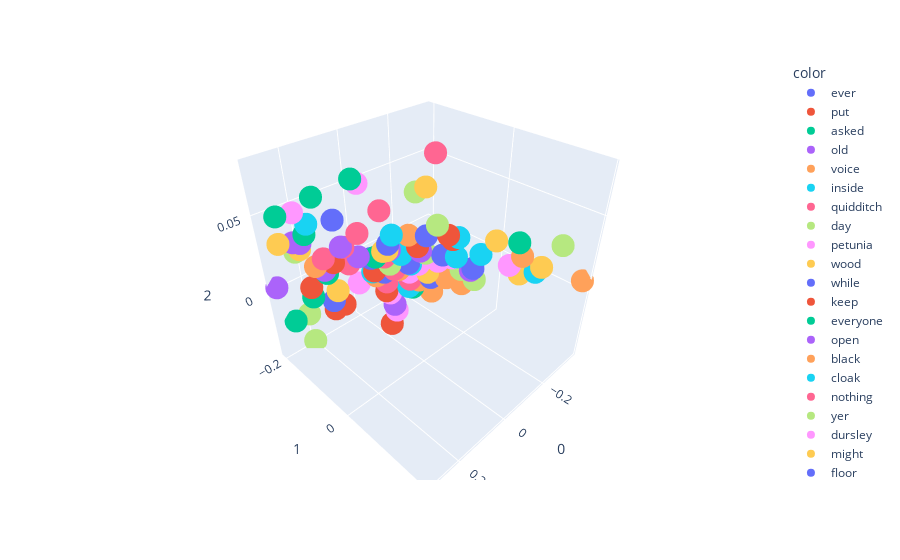

The code cell stored with this chart in its notebook:
### Code cell
# Plotting it in 3D
import plotly.express as px
fig = px.scatter_3d(X[200:300],x=0,y=1,z=2, color=y[200:300])
fig.show()

### Figure 1 — Plotly figure (JSON) as saved in the notebook; plotly's stock layout.template omitted (floating-point values rounded to 4 significant figures)
{"data": [{"hovertemplate": "color=ever<br>0=%{x}<br>1=%{y}<br>2=%{z}<extra></extra>", "legendgroup": "ever", "marker": {"color": "#636efa", "symbol": "circle"}, "mode": "markers", "name": "ever", "scene": "scene", "showlegend": true, "type": "scatter3d", "x": [0.1185], "y": [-0.1595], "z": [0.0396]}, {"hovertemplate": "color=put<br>0=%{x}<br>1=%{y}<br>2=%{z}<extra></extra>", "legendgroup": "put", "marker": {"color": "#EF553B", "symbol": "circle"}, "mode": "markers", "name": "put", "scene": "scene", "showlegend": true, "type": "scatter3d", "x": [-0.1465], "y": [-0.02289], "z": [0.02708]}, {"hovertemplate": "color=asked<br>0=%{x}<br>1=%{y}<br>2=%{z}<extra></extra>", "legendgroup": "asked", "marker": {"color": "#00cc96", "symbol": "circle"}, "mode": "markers", "name": "asked", "scene": "scene", "showlegend": true, "type": "scatter3d", "x": [0.1663], "y": [-0.1726], "z": [0.05538]}, {"hovertemplate": "color=old<br>0=%{x}<br>1=%{y}<br>2=%{z}<extra></extra>", "legendgroup": "old", "marker": {"color": "#ab63fa", "symbol": "circle"}, "mode": "markers", "name": "old", "scene": "scene", "showlegend": true, "type": "scatter3d", "x": [-0.02964], "y": [-0.1025], "z": [-0.02574]}, {"hovertemplate": "color=voice<br>0=%{x}<br>1=%{y}<br>2=%{z}<extra></extra>", "legendgroup": "voice", "marker": {"color": "#FFA15A", "symbol": "circle"}, "mode": "markers", "name": "voice", "scene": "scene", "showlegend": true, "type": "scatter3d", "x": [-0.06407], "y": [-0.07908], "z": [0.02618]}, {"hovertemplate": "color=inside<br>0=%{x}<br>1=%{y}<br>2=%{z}<extra></extra>", "legendgroup": "inside", "marker": {"color": "#19d3f3", "symbol": "circle"}, "mode": "markers", "name": "inside", "scene": "scene", "showlegend": true, "type": "scatter3d", "x": [-0.1673], "y": [-0.01251], "z": [0.01184]}, {"hovertemplate": "color=quidditch<br>0=%{x}<br>1=%{y}<br>2=%{z}<extra></extra>", "legendgroup": "quidditch", "marker": {"color": "#FF6692", "symbol": "circle"}, "mode": "markers", "name": "quidditch", "scene": "scene", "showlegend": true, "type": "scatter3d", "x": [-0.01067], "y": [-0.1106], "z": [-0.007397]}, {"hovertemplate": "color=day<br>0=%{x}<br>1=%{y}<br>2=%{z}<extra></extra>", "legendgroup": "day", "marker": {"color": "#B6E880", "symbol": "circle"}, "mode": "markers", "name": "day", "scene": "scene", "showlegend": true, "type": "scatter3d", "x": [-0.1028], "y": [-0.05687], "z": [0.01365]}, {"hovertemplate": "color=petunia<br>0=%{x}<br>1=%{y}<br>2=%{z}<extra></extra>", "legendgroup": "petunia", "marker": {"color": "#FF97FF", "symbol": "circle"}, "mode": "markers", "name": "petunia", "scene": "scene", "showlegend": true, "type": "scatter3d", "x": [-0.1274], "y": [-0.0381], "z": [0.008506]}, {"hovertemplate": "color=wood<br>0=%{x}<br>1=%{y}<br>2=%{z}<extra></extra>", "legendgroup": "wood", "marker": {"color": "#FECB52", "symbol": "circle"}, "mode": "markers", "name": "wood", "scene": "scene", "showlegend": true, "type": "scatter3d", "x": [-0.003715], "y": [-0.1129], "z": [0.01526]}, {"hovertemplate": "color=while<br>0=%{x}<br>1=%{y}<br>2=%{z}<extra></extra>", "legendgroup": "while", "marker": {"color": "#636efa", "symbol": "circle"}, "mode": "markers", "name": "while", "scene": "scene", "showlegend": true, "type": "scatter3d", "x": [-0.06435], "y": [-0.08067], "z": [0.006318]}, {"hovertemplate": "color=keep<br>0=%{x}<br>1=%{y}<br>2=%{z}<extra></extra>", "legendgroup": "keep", "marker": {"color": "#EF553B", "symbol": "circle"}, "mode": "markers", "name": "keep", "scene": "scene", "showlegend": true, "type": "scatter3d", "x": [0.1278], "y": [-0.1641], "z": [0.01126]}, {"hovertemplate": "color=everyone<br>0=%{x}<br>1=%{y}<br>2=%{z}<extra></extra>", "legendgroup": "everyone", "marker": {"color": "#00cc96", "symbol": "circle"}, "mode": "markers", "name": "everyone", "scene": "scene", "showlegend": true, "type": "scatter3d", "x": [0.01534], "y": [-0.1221], "z": [0.01149]}, {"hovertemplate": "color=open<br>0=%{x}<br>1=%{y}<br>2=%{z}<extra></extra>", "legendgroup": "open", "marker": {"color": "#ab63fa", "symbol": "circle"}, "mode": "markers", "name": "open", "scene": "scene", "showlegend": true, "type": "scatter3d", "x": [-0.196], "y": [0.009592], "z": [0.002972]}, {"hovertemplate": "color=black<br>0=%{x}<br>1=%{y}<br>2=%{z}<extra></extra>", "legendgroup": "black", "marker": {"color": "#FFA15A", "symbol": "circle"}, "mode": "markers", "name": "black", "scene": "scene", "showlegend": true, "type": "scatter3d", "x": [-0.1807], "y": [-0.003729], "z": [-0.007762]}, {"hovertemplate": "color=cloak<br>0=%{x}<br>1=%{y}<br>2=%{z}<extra></extra>", "legendgroup": "cloak", "marker": {"color": "#19d3f3", "symbol": "circle"}, "mode": "markers", "name": "cloak", "scene": "scene", "showlegend": true, "type": "scatter3d", "x": [-0.1678], "y": [-0.008707], "z": [0.02578]}, {"hovertemplate": "color=nothing<br>0=%{x}<br>1=%{y}<br>2=%{z}<extra></extra>", "legendgroup": "nothing", "marker": {"color": "#FF6692", "symbol": "circle"}, "mode": "markers", "name": "nothing", "scene": "scene", "showlegend": true, "type": "scatter3d", "x": [0.09691], "y": [-0.1547], "z": [0.02065]}, {"hovertemplate": "color=yer<br>0=%{x}<br>1=%{y}<br>2=%{z}<extra></extra>", "legendgroup": "yer", "marker": {"color": "#B6E880", "symbol": "circle"}, "mode": "markers", "name": "yer", "scene": "scene", "showlegend": true, "type": "scatter3d", "x": [0.2114], "y": [-0.1908], "z": [-0.04575]}, {"hovertemplate": "color=dursley<br>0=%{x}<br>1=%{y}<br>2=%{z}<extra></extra>", "legendgroup": "dursley", "marker": {"color": "#FF97FF", "symbol": "circle"}, "mode": "markers", "name": "dursley", "scene": "scene", "showlegend": true, "type": "scatter3d", "x": [-0.08764], "y": [-0.06762], "z": [0.005382]}, {"hovertemplate": "color=might<br>0=%{x}<br>1=%{y}<br>2=%{z}<extra></extra>", "legendgroup": "might", "marker": {"color": "#FECB52", "symbol": "circle"}, "mode": "markers", "name": "might", "scene": "scene", "showlegend": true, "type": "scatter3d", "x": [0.2722], "y": [-0.1977], "z": [0.03111]}, {"hovertemplate": "color=floor<br>0=%{x}<br>1=%{y}<br>2=%{z}<extra></extra>", "legendgroup": "floor", "marker": {"color": "#636efa", "symbol": "circle"}, "mode": "markers", "name": "floor", "scene": "scene", "showlegend": true, "type": "scatter3d", "x": [-0.2], "y": [0.01348], "z": [0.004607]}, {"hovertemplate": "color=find<br>0=%{x}<br>1=%{y}<br>2=%{z}<extra></extra>", "legendgroup": "find", "marker": {"color": "#EF553B", "symbol": "circle"}, "mode": "markers", "name": "find", "scene": "scene", "showlegend": true, "type": "scatter3d", "x": [0.1983], "y": [-0.185], "z": [-0.003527]}, {"hovertemplate": "color=hadn<br>0=%{x}<br>1=%{y}<br>2=%{z}<extra></extra>", "legendgroup": "hadn", "marker": {"color": "#00cc96", "symbol": "circle"}, "mode": "markers", "name": "hadn", "scene": "scene", "showlegend": true, "type": "scatter3d", "x": [0.06757], "y": [-0.1368], "z": [0.0635]}, {"hovertemplate": "color=make<br>0=%{x}<br>1=%{y}<br>2=%{z}<extra></extra>", "legendgroup": "make", "marker": {"color": "#ab63fa", "symbol": "circle"}, "mode": "markers", "name": "make", "scene": "scene", "showlegend": true, "type": "scatter3d", "x": [0.06009], "y": [-0.1401], "z": [0.01296]}, {"hovertemplate": "color=few<br>0=%{x}<br>1=%{y}<br>2=%{z}<extra></extra>", "legendgroup": "few", "marker": {"color": "#FFA15A", "symbol": "circle"}, "mode": "markers", "name": "few", "scene": "scene", "showlegend": true, "type": "scatter3d", "x": [-0.08856], "y": [-0.06712], "z": [-0.006375]}, {"hovertemplate": "color=seen<br>0=%{x}<br>1=%{y}<br>2=%{z}<extra></extra>", "legendgroup": "seen", "marker": {"color": "#19d3f3", "symbol": "circle"}, "mode": "markers", "name": "seen", "scene": "scene", "showlegend": true, "type": "scatter3d", "x": [0.1889], "y": [-0.1794], "z": [0.03975]}, {"hovertemplate": "color=nthey<br>0=%{x}<br>1=%{y}<br>2=%{z}<extra></extra>", "legendgroup": "nthey", "marker": {"color": "#FF6692", "symbol": "circle"}, "mode": "markers", "name": "nthey", "scene": "scene", "showlegend": true, "type": "scatter3d", "x": [-0.02967], "y": [-0.09952], "z": [0.00204]}, {"hovertemplate": "color=another<br>0=%{x}<br>1=%{y}<br>2=%{z}<extra></extra>", "legendgroup": "another", "marker": {"color": "#B6E880", "symbol": "circle"}, "mode": "markers", "name": "another", "scene": "scene", "showlegend": true, "type": "scatter3d", "x": [-0.01964], "y": [-0.1051], "z": [0.005838]}, {"hovertemplate": "color=years<br>0=%{x}<br>1=%{y}<br>2=%{z}<extra></extra>", "legendgroup": "years", "marker": {"color": "#FF97FF", "symbol": "circle"}, "mode": "markers", "name": "years", "scene": "scene", "showlegend": true, "type": "scatter3d", "x": [0.06203], "y": [-0.1431], "z": [-0.006473]}, {"hovertemplate": "color=things<br>0=%{x}<br>1=%{y}<br>2=%{z}<extra></extra>", "legendgroup": "things", "marker": {"color": "#FECB52", "symbol": "circle"}, "mode": "markers", "name": "things", "scene": "scene", "showlegend": true, "type": "scatter3d", "x": [0.1233], "y": [-0.1653], "z": [-0.01003]}, {"hovertemplate": "color=feet<br>0=%{x}<br>1=%{y}<br>2=%{z}<extra></extra>", "legendgroup": "feet", "marker": {"color": "#636efa", "symbol": "circle"}, "mode": "markers", "name": "feet", "scene": "scene", "showlegend": true, "type": "scatter3d", "x": [-0.139], "y": [-0.03234], "z": [0.01277]}, {"hovertemplate": "color=name<br>0=%{x}<br>1=%{y}<br>2=%{z}<extra></extra>", "legendgroup": "name", "marker": {"color": "#EF553B", "symbol": "circle"}, "mode": "markers", "name": "name", "scene": "scene", "showlegend": true, "type": "scatter3d", "x": [0.1072], "y": [-0.1613], "z": [-0.02165]}, {"hovertemplate": "color=every<br>0=%{x}<br>1=%{y}<br>2=%{z}<extra></extra>", "legendgroup": "every", "marker": {"color": "#00cc96", "symbol": "circle"}, "mode": "markers", "name": "every", "scene": "scene", "showlegend": true, "type": "scatter3d", "x": [-0.07433], "y": [-0.07677], "z": [-0.01212]}, {"hovertemplate": "color=filch<br>0=%{x}<br>1=%{y}<br>2=%{z}<extra></extra>", "legendgroup": "filch", "marker": {"color": "#ab63fa", "symbol": "circle"}, "mode": "markers", "name": "filch", "scene": "scene", "showlegend": true, "type": "scatter3d", "x": [-0.01935], "y": [-0.1042], "z": [0.01619]}, {"hovertemplate": "color=large<br>0=%{x}<br>1=%{y}<br>2=%{z}<extra></extra>", "legendgroup": "large", "marker": {"color": "#FFA15A", "symbol": "circle"}, "mode": "markers", "name": "large", "scene": "scene", "showlegend": true, "type": "scatter3d", "x": [-0.1493], "y": [-0.02758], "z": [-0.00407]}, {"hovertemplate": "color=nand<br>0=%{x}<br>1=%{y}<br>2=%{z}<extra></extra>", "legendgroup": "nand", "marker": {"color": "#19d3f3", "symbol": "circle"}, "mode": "markers", "name": "nand", "scene": "scene", "showlegend": true, "type": "scatter3d", "x": [-0.06914], "y": [-0.07834], "z": [0.005596]}, {"hovertemplate": "color=felt<br>0=%{x}<br>1=%{y}<br>2=%{z}<extra></extra>", "legendgroup": "felt", "marker": {"color": "#FF6692", "symbol": "circle"}, "mode": "markers", "name": "felt", "scene": "scene", "showlegend": true, "type": "scatter3d", "x": [-0.1156], "y": [-0.04013], "z": [0.07699]}, {"hovertemplate": "color=pulled<br>0=%{x}<br>1=%{y}<br>2=%{z}<extra></extra>", "legendgroup": "pulled", "marker": {"color": "#B6E880", "symbol": "circle"}, "mode": "markers", "name": "pulled", "scene": "scene", "showlegend": true, "type": "scatter3d", "x": [-0.3329], "y": [0.1498], "z": [0.02883]}, {"hovertemplate": "color=gone<br>0=%{x}<br>1=%{y}<br>2=%{z}<extra></extra>", "legendgroup": "gone", "marker": {"color": "#FF97FF", "symbol": "circle"}, "mode": "markers", "name": "gone", "scene": "scene", "showlegend": true, "type": "scatter3d", "x": [0.05219], "y": [-0.1325], "z": [0.06047]}, {"hovertemplate": "color=end<br>0=%{x}<br>1=%{y}<br>2=%{z}<extra></extra>", "legendgroup": "end", "marker": {"color": "#FECB52", "symbol": "circle"}, "mode": "markers", "name": "end", "scene": "scene", "showlegend": true, "type": "scatter3d", "x": [-0.2784], "y": [0.08789], "z": [0.00495]}, {"hovertemplate": "color=mind<br>0=%{x}<br>1=%{y}<br>2=%{z}<extra></extra>", "legendgroup": "mind", "marker": {"color": "#636efa", "symbol": "circle"}, "mode": "markers", "name": "mind", "scene": "scene", "showlegend": true, "type": "scatter3d", "x": [0.1376], "y": [-0.17], "z": [-0.01713]}, {"hovertemplate": "color=started<br>0=%{x}<br>1=%{y}<br>2=%{z}<extra></extra>", "legendgroup": "started", "marker": {"color": "#EF553B", "symbol": "circle"}, "mode": "markers", "name": "started", "scene": "scene", "showlegend": true, "type": "scatter3d", "x": [-0.1575], "y": [-0.01775], "z": [0.024]}, {"hovertemplate": "color=magic<br>0=%{x}<br>1=%{y}<br>2=%{z}<extra></extra>", "legendgroup": "magic", "marker": {"color": "#00cc96", "symbol": "circle"}, "mode": "markers", "name": "magic", "scene": "scene", "showlegend": true, "type": "scatter3d", "x": [0.1958], "y": [-0.1862], "z": [-0.01108]}, {"hovertemplate": "color=course<br>0=%{x}<br>1=%{y}<br>2=%{z}<extra></extra>", "legendgroup": "course", "marker": {"color": "#ab63fa", "symbol": "circle"}, "mode": "markers", "name": "course", "scene": "scene", "showlegend": true, "type": "scatter3d", "x": [0.1546], "y": [-0.1724], "z": [0.006914]}, {"hovertemplate": "color=front<br>0=%{x}<br>1=%{y}<br>2=%{z}<extra></extra>", "legendgroup": "front", "marker": {"color": "#FFA15A", "symbol": "circle"}, "mode": "markers", "name": "front", "scene": "scene", "showlegend": true, "type": "scatter3d", "x": [-0.3648], "y": [0.1901], "z": [0.008303]}, {"hovertemplate": "color=nit<br>0=%{x}<br>1=%{y}<br>2=%{z}<extra></extra>", "legendgroup": "nit", "marker": {"color": "#19d3f3", "symbol": "circle"}, "mode": "markers", "name": "nit", "scene": "scene", "showlegend": true, "type": "scatter3d", "x": [-0.02557], "y": [-0.1007], "z": [0.02637]}, {"hovertemplate": "color=night<br>0=%{x}<br>1=%{y}<br>2=%{z}<extra></extra>", "legendgroup": "night", "marker": {"color": "#FF6692", "symbol": "circle"}, "mode": "markers", "name": "night", "scene": "scene", "showlegend": true, "type": "scatter3d", "x": [-0.006594], "y": [-0.111], "z": [0.0113]}, {"hovertemplate": "color=wouldn<br>0=%{x}<br>1=%{y}<br>2=%{z}<extra></extra>", "legendgroup": "wouldn", "marker": {"color": "#B6E880", "symbol": "circle"}, "mode": "markers", "name": "wouldn", "scene": "scene", "showlegend": true, "type": "scatter3d", "x": [0.2292], "y": [-0.1909], "z": [0.02335]}, {"hovertemplate": "color=slytherin<br>0=%{x}<br>1=%{y}<br>2=%{z}<extra></extra>", "legendgroup": "slytherin", "marker": {"color": "#FF97FF", "symbol": "circle"}, "mode": "markers", "name": "slytherin", "scene": "scene", "showlegend": true, "type": "scatter3d", "x": [-0.01852], "y": [-0.1072], "z": [-0.0162]}, {"hovertemplate": "color=hall<br>0=%{x}<br>1=%{y}<br>2=%{z}<extra></extra>", "legendgroup": "hall", "marker": {"color": "#FECB52", "symbol": "circle"}, "mode": "markers", "name": "hall", "scene": "scene", "showlegend": true, "type": "scatter3d", "x": [-0.3108], "y": [0.1218], "z": [0.01197]}, {"hovertemplate": "color=dursleys<br>0=%{x}<br>1=%{y}<br>2=%{z}<extra></extra>", "legendgroup": "dursleys", "marker": {"color": "#636efa", "symbol": "circle"}, "mode": "markers", "name": "dursleys", "scene": "scene", "showlegend": true, "type": "scatter3d", "x": [-0.1014], "y": [-0.05389], "z": [0.02619]}, {"hovertemplate": "color=lot<br>0=%{x}<br>1=%{y}<br>2=%{z}<extra></extra>", "legendgroup": "lot", "marker": {"color": "#EF553B", "symbol": "circle"}, "mode": "markers", "name": "lot", "scene": "scene", "showlegend": true, "type": "scatter3d", "x": [-0.008951], "y": [-0.1115], "z": [-0.01426]}, {"hovertemplate": "color=enough<br>0=%{x}<br>1=%{y}<br>2=%{z}<extra></extra>", "legendgroup": "enough", "marker": {"color": "#00cc96", "symbol": "circle"}, "mode": "markers", "name": "enough", "scene": "scene", "showlegend": true, "type": "scatter3d", "x": [0.1472], "y": [-0.1717], "z": [0.004085]}, {"hovertemplate": "color=thing<br>0=%{x}<br>1=%{y}<br>2=%{z}<extra></extra>", "legendgroup": "thing", "marker": {"color": "#ab63fa", "symbol": "circle"}, "mode": "markers", "name": "thing", "scene": "scene", "showlegend": true, "type": "scatter3d", "x": [0.104], "y": [-0.1564], "z": [0.02117]}, {"hovertemplate": "color=weasley<br>0=%{x}<br>1=%{y}<br>2=%{z}<extra></extra>", "legendgroup": "weasley", "marker": {"color": "#FFA15A", "symbol": "circle"}, "mode": "markers", "name": "weasley", "scene": "scene", "showlegend": true, "type": "scatter3d", "x": [0.01521], "y": [-0.123], "z": [-0.002341]}, {"hovertemplate": "color=air<br>0=%{x}<br>1=%{y}<br>2=%{z}<extra></extra>", "legendgroup": "air", "marker": {"color": "#19d3f3", "symbol": "circle"}, "mode": "markers", "name": "air", "scene": "scene", "showlegend": true, "type": "scatter3d", "x": [-0.3034], "y": [0.1127], "z": [0.007747]}, {"hovertemplate": "color=mirror<br>0=%{x}<br>1=%{y}<br>2=%{z}<extra></extra>", "legendgroup": "mirror", "marker": {"color": "#FF6692", "symbol": "circle"}, "mode": "markers", "name": "mirror", "scene": "scene", "showlegend": true, "type": "scatter3d", "x": [0.004838], "y": [-0.1102], "z": [0.04328]}, {"hovertemplate": "color=moment<br>0=%{x}<br>1=%{y}<br>2=%{z}<extra></extra>", "legendgroup": "moment", "marker": {"color": "#B6E880", "symbol": "circle"}, "mode": "markers", "name": "moment", "scene": "scene", "showlegend": true, "type": "scatter3d", "x": [-0.07825], "y": [-0.06719], "z": [0.05411]}, {"hovertemplate": "color=table<br>0=%{x}<br>1=%{y}<br>2=%{z}<extra></extra>", "legendgroup": "table", "marker": {"color": "#FF97FF", "symbol": "circle"}, "mode": "markers", "name": "table", "scene": "scene", "showlegend": true, "type": "scatter3d", "x": [-0.263], "y": [0.07026], "z": [0.00979]}, {"hovertemplate": "color=walked<br>0=%{x}<br>1=%{y}<br>2=%{z}<extra></extra>", "legendgroup": "walked", "marker": {"color": "#FECB52", "symbol": "circle"}, "mode": "markers", "name": "walked", "scene": "scene", "showlegend": true, "type": "scatter3d", "x": [-0.2364], "y": [0.04746], "z": [0.02567]}, {"hovertemplate": "color=wizard<br>0=%{x}<br>1=%{y}<br>2=%{z}<extra></extra>", "legendgroup": "wizard", "marker": {"color": "#636efa", "symbol": "circle"}, "mode": "markers", "name": "wizard", "scene": "scene", "showlegend": true, "type": "scatter3d", "x": [0.02593], "y": [-0.1273], "z": [0.01081]}, {"hovertemplate": "color=until<br>0=%{x}<br>1=%{y}<br>2=%{z}<extra></extra>", "legendgroup": "until", "marker": {"color": "#EF553B", "symbol": "circle"}, "mode": "markers", "name": "until", "scene": "scene", "showlegend": true, "type": "scatter3d", "x": [-0.08424], "y": [-0.06731], "z": [0.01831]}, {"hovertemplate": "color=wanted<br>0=%{x}<br>1=%{y}<br>2=%{z}<extra></extra>", "legendgroup": "wanted", "marker": {"color": "#00cc96", "symbol": "circle"}, "mode": "markers", "name": "wanted", "scene": "scene", "showlegend": true, "type": "scatter3d", "x": [0.2671], "y": [-0.1952], "z": [0.04808]}, {"hovertemplate": "color=stop<br>0=%{x}<br>1=%{y}<br>2=%{z}<extra></extra>", "legendgroup": "stop", "marker": {"color": "#ab63fa", "symbol": "circle"}, "mode": "markers", "name": "stop", "scene": "scene", "showlegend": true, "type": "scatter3d", "x": [0.2123], "y": [-0.1858], "z": [0.02841]}, {"hovertemplate": "color=fell<br>0=%{x}<br>1=%{y}<br>2=%{z}<extra></extra>", "legendgroup": "fell", "marker": {"color": "#FFA15A", "symbol": "circle"}, "mode": "markers", "name": "fell", "scene": "scene", "showlegend": true, "type": "scatter3d", "x": [-0.281], "y": [0.08963], "z": [0.01738]}, {"hovertemplate": "color=bed<br>0=%{x}<br>1=%{y}<br>2=%{z}<extra></extra>", "legendgroup": "bed", "marker": {"color": "#19d3f3", "symbol": "circle"}, "mode": "markers", "name": "bed", "scene": "scene", "showlegend": true, "type": "scatter3d", "x": [-0.2083], "y": [0.02667], "z": [0.01582]}, {"hovertemplate": "color=saying<br>0=%{x}<br>1=%{y}<br>2=%{z}<extra></extra>", "legendgroup": "saying", "marker": {"color": "#FF6692", "symbol": "circle"}, "mode": "markers", "name": "saying", "scene": "scene", "showlegend": true, "type": "scatter3d", "x": [0.1536], "y": [-0.1729], "z": [0.0149]}, {"hovertemplate": "color=almost<br>0=%{x}<br>1=%{y}<br>2=%{z}<extra></extra>", "legendgroup": "almost", "marker": {"color": "#B6E880", "symbol": "circle"}, "mode": "markers", "name": "almost", "scene": "scene", "showlegend": true, "type": "scatter3d", "x": [-0.1259], "y": [-0.03983], "z": [0.03314]}, {"hovertemplate": "color=owl<br>0=%{x}<br>1=%{y}<br>2=%{z}<extra></extra>", "legendgroup": "owl", "marker": {"color": "#FF97FF", "symbol": "circle"}, "mode": "markers", "name": "owl", "scene": "scene", "showlegend": true, "type": "scatter3d", "x": [-0.03307], "y": [-0.09937], "z": [-0.03028]}, {"hovertemplate": "color=letter<br>0=%{x}<br>1=%{y}<br>2=%{z}<extra></extra>", "legendgroup": "letter", "marker": {"color": "#FECB52", "symbol": "circle"}, "mode": "markers", "name": "letter", "scene": "scene", "showlegend": true, "type": "scatter3d", "x": [-0.01315], "y": [-0.107], "z": [0.01592]}, {"hovertemplate": "color=mrs<br>0=%{x}<br>1=%{y}<br>2=%{z}<extra></extra>", "legendgroup": "mrs", "marker": {"color": "#636efa", "symbol": "circle"}, "mode": "markers", "name": "mrs", "scene": "scene", "showlegend": true, "type": "scatter3d", "x": [-0.1157], "y": [-0.05046], "z": [-0.004357]}, {"hovertemplate": "color=past<br>0=%{x}<br>1=%{y}<br>2=%{z}<extra></extra>", "legendgroup": "past", "marker": {"color": "#EF553B", "symbol": "circle"}, "mode": "markers", "name": "past", "scene": "scene", "showlegend": true, "type": "scatter3d", "x": [0.01995], "y": [-0.1241], "z": [0.001574]}, {"hovertemplate": "color=sat<br>0=%{x}<br>1=%{y}<br>2=%{z}<extra></extra>", "legendgroup": "sat", "marker": {"color": "#00cc96", "symbol": "circle"}, "mode": "markers", "name": "sat", "scene": "scene", "showlegend": true, "type": "scatter3d", "x": [-0.273], "y": [0.08315], "z": [0.02632]}, {"hovertemplate": "color=done<br>0=%{x}<br>1=%{y}<br>2=%{z}<extra></extra>", "legendgroup": "done", "marker": {"color": "#ab63fa", "symbol": "circle"}, "mode": "markers", "name": "done", "scene": "scene", "showlegend": true, "type": "scatter3d", "x": [0.2311], "y": [-0.191], "z": [0.02973]}, {"hovertemplate": "color=books<br>0=%{x}<br>1=%{y}<br>2=%{z}<extra></extra>", "legendgroup": "books", "marker": {"color": "#FFA15A", "symbol": "circle"}, "mode": "markers", "name": "books", "scene": "scene", "showlegend": true, "type": "scatter3d", "x": [-0.1173], "y": [-0.04897], "z": [-0.01481]}, {"hovertemplate": "color=called<br>0=%{x}<br>1=%{y}<br>2=%{z}<extra></extra>", "legendgroup": "called", "marker": {"color": "#19d3f3", "symbol": "circle"}, "mode": "markers", "name": "called", "scene": "scene", "showlegend": true, "type": "scatter3d", "x": [-0.04681], "y": [-0.08996], "z": [0.01277]}, {"hovertemplate": "color=already<br>0=%{x}<br>1=%{y}<br>2=%{z}<extra></extra>", "legendgroup": "already", "marker": {"color": "#FF6692", "symbol": "circle"}, "mode": "markers", "name": "already", "scene": "scene", "showlegend": true, "type": "scatter3d", "x": [0.05905], "y": [-0.1379], "z": [0.0292]}, {"hovertemplate": "color=should<br>0=%{x}<br>1=%{y}<br>2=%{z}<extra></extra>", "legendgroup": "should", "marker": {"color": "#B6E880", "symbol": "circle"}, "mode": "markers", "name": "should", "scene": "scene", "showlegend": true, "type": "scatter3d", "x": [0.2162], "y": [-0.1913], "z": [-0.02313]}, {"hovertemplate": "color=sure<br>0=%{x}<br>1=%{y}<br>2=%{z}<extra></extra>", "legendgroup": "sure", "marker": {"color": "#FF97FF", "symbol": "circle"}, "mode": "markers", "name": "sure", "scene": "scene", "showlegend": true, "type": "scatter3d", "x": [0.2218], "y": [-0.186], "z": [0.04838]}, {"hovertemplate": "color=quickly<br>0=%{x}<br>1=%{y}<br>2=%{z}<extra></extra>", "legendgroup": "quickly", "marker": {"color": "#FECB52", "symbol": "circle"}, "mode": "markers", "name": "quickly", "scene": "scene", "showlegend": true, "type": "scatter3d", "x": [-0.09946], "y": [-0.05401], "z": [0.05715]}, {"hovertemplate": "color=second<br>0=%{x}<br>1=%{y}<br>2=%{z}<extra></extra>", "legendgroup": "second", "marker": {"color": "#636efa", "symbol": "circle"}, "mode": "markers", "name": "second", "scene": "scene", "showlegend": true, "type": "scatter3d", "x": [-0.004774], "y": [-0.1128], "z": [0.0001003]}, {"hovertemplate": "color=points<br>0=%{x}<br>1=%{y}<br>2=%{z}<extra></extra>", "legendgroup": "points", "marker": {"color": "#EF553B", "symbol": "circle"}, "mode": "markers", "name": "points", "scene": "scene", "showlegend": true, "type": "scatter3d", "x": [-0.01945], "y": [-0.1075], "z": [-0.04161]}, {"hovertemplate": "color=won<br>0=%{x}<br>1=%{y}<br>2=%{z}<extra></extra>", "legendgroup": "won", "marker": {"color": "#00cc96", "symbol": "circle"}, "mode": "markers", "name": "won", "scene": "scene", "showlegend": true, "type": "scatter3d", "x": [0.2612], "y": [-0.2001], "z": [-0.02542]}, {"hovertemplate": "color=better<br>0=%{x}<br>1=%{y}<br>2=%{z}<extra></extra>", "legendgroup": "better", "marker": {"color": "#ab63fa", "symbol": "circle"}, "mode": "markers", "name": "better", "scene": "scene", "showlegend": true, "type": "scatter3d", "x": [0.2997], "y": [-0.2032], "z": [0.003337]}, {"hovertemplate": "color=later<br>0=%{x}<br>1=%{y}<br>2=%{z}<extra></extra>", "legendgroup": "later", "marker": {"color": "#FFA15A", "symbol": "circle"}, "mode": "markers", "name": "later", "scene": "scene", "showlegend": true, "type": "scatter3d", "x": [-0.0413], "y": [-0.09421], "z": [0.001671]}, {"hovertemplate": "color=read<br>0=%{x}<br>1=%{y}<br>2=%{z}<extra></extra>", "legendgroup": "read", "marker": {"color": "#19d3f3", "symbol": "circle"}, "mode": "markers", "name": "read", "scene": "scene", "showlegend": true, "type": "scatter3d", "x": [0.02411], "y": [-0.1267], "z": [0.00087]}, {"hovertemplate": "color=always<br>0=%{x}<br>1=%{y}<br>2=%{z}<extra></extra>", "legendgroup": "always", "marker": {"color": "#FF6692", "symbol": "circle"}, "mode": "markers", "name": "always", "scene": "scene", "showlegend": true, "type": "scatter3d", "x": [0.08563], "y": [-0.1512], "z": [0.008549]}, {"hovertemplate": "color=high<br>0=%{x}<br>1=%{y}<br>2=%{z}<extra></extra>", "legendgroup": "high", "marker": {"color": "#B6E880", "symbol": "circle"}, "mode": "markers", "name": "high", "scene": "scene", "showlegend": true, "type": "scatter3d", "x": [-0.178], "y": [-0.005093], "z": [0.002983]}, {"hovertemplate": "color=hat<br>0=%{x}<br>1=%{y}<br>2=%{z}<extra></extra>", "legendgroup": "hat", "marker": {"color": "#FF97FF", "symbol": "circle"}, "mode": "markers", "name": "hat", "scene": "scene", "showlegend": true, "type": "scatter3d", "x": [-0.159], "y": [-0.01889], "z": [0.01094]}, {"hovertemplate": "color=try<br>0=%{x}<br>1=%{y}<br>2=%{z}<extra></extra>", "legendgroup": "try", "marker": {"color": "#FECB52", "symbol": "circle"}, "mode": "markers", "name": "try", "scene": "scene", "showlegend": true, "type": "scatter3d", "x": [0.2164], "y": [-0.1867], "z": [0.02455]}, {"hovertemplate": "color=without<br>0=%{x}<br>1=%{y}<br>2=%{z}<extra></extra>", "legendgroup": "without", "marker": {"color": "#636efa", "symbol": "circle"}, "mode": "markers", "name": "without", "scene": "scene", "showlegend": true, "type": "scatter3d", "x": [-0.01589], "y": [-0.106], "z": [0.02012]}, {"hovertemplate": "color=our<br>0=%{x}<br>1=%{y}<br>2=%{z}<extra></extra>", "legendgroup": "our", "marker": {"color": "#EF553B", "symbol": "circle"}, "mode": "markers", "name": "our", "scene": "scene", "showlegend": true, "type": "scatter3d", "x": [0.1352], "y": [-0.1696], "z": [-0.02389]}, {"hovertemplate": "color=anyone<br>0=%{x}<br>1=%{y}<br>2=%{z}<extra></extra>", "legendgroup": "anyone", "marker": {"color": "#00cc96", "symbol": "circle"}, "mode": "markers", "name": "anyone", "scene": "scene", "showlegend": true, "type": "scatter3d", "x": [0.1977], "y": [-0.1821], "z": [0.0335]}, {"hovertemplate": "color=life<br>0=%{x}<br>1=%{y}<br>2=%{z}<extra></extra>", "legendgroup": "life", "marker": {"color": "#ab63fa", "symbol": "circle"}, "mode": "markers", "name": "life", "scene": "scene", "showlegend": true, "type": "scatter3d", "x": [-0.0909], "y": [-0.0636], "z": [0.01512]}, {"hovertemplate": "color=yet<br>0=%{x}<br>1=%{y}<br>2=%{z}<extra></extra>", "legendgroup": "yet", "marker": {"color": "#FFA15A", "symbol": "circle"}, "mode": "markers", "name": "yet", "scene": "scene", "showlegend": true, "type": "scatter3d", "x": [0.1777], "y": [-0.1801], "z": [0.01056]}, {"hovertemplate": "color=na<br>0=%{x}<br>1=%{y}<br>2=%{z}<extra></extra>", "legendgroup": "na", "marker": {"color": "#19d3f3", "symbol": "circle"}, "mode": "markers", "name": "na", "scene": "scene", "showlegend": true, "type": "scatter3d", "x": [-0.06494], "y": [-0.0822], "z": [-0.01151]}, {"hovertemplate": "color=half<br>0=%{x}<br>1=%{y}<br>2=%{z}<extra></extra>", "legendgroup": "half", "marker": {"color": "#FF6692", "symbol": "circle"}, "mode": "markers", "name": "half", "scene": "scene", "showlegend": true, "type": "scatter3d", "x": [-0.06816], "y": [-0.08004], "z": [-0.005886]}, {"hovertemplate": "color=hair<br>0=%{x}<br>1=%{y}<br>2=%{z}<extra></extra>", "legendgroup": "hair", "marker": {"color": "#B6E880", "symbol": "circle"}, "mode": "markers", "name": "hair", "scene": "scene", "showlegend": true, "type": "scatter3d", "x": [-0.2051], "y": [0.01606], "z": [-0.003784]}, {"hovertemplate": "color=being<br>0=%{x}<br>1=%{y}<br>2=%{z}<extra></extra>", "legendgroup": "being", "marker": {"color": "#FF97FF", "symbol": "circle"}, "mode": "markers", "name": "being", "scene": "scene", "showlegend": true, "type": "scatter3d", "x": [-0.06608], "y": [-0.08022], "z": [-0.0004034]}, {"hovertemplate": "color=new<br>0=%{x}<br>1=%{y}<br>2=%{z}<extra></extra>", "legendgroup": "new", "marker": {"color": "#FECB52", "symbol": "circle"}, "mode": "markers", "name": "new", "scene": "scene", "showlegend": true, "type": "scatter3d", "x": [-0.1083], "y": [-0.05494], "z": [-0.0004843]}], "layout": {"legend": {"title": {"text": "color"}, "tracegroupgap": 0}, "margin": {"t": 60}, "scene": {"domain": {"x": [0, 1], "y": [0, 1]}, "xaxis": {"title": {"text": "0"}}, "yaxis": {"title": {"text": "1"}}, "zaxis": {"title": {"text": "2"}}}}}
